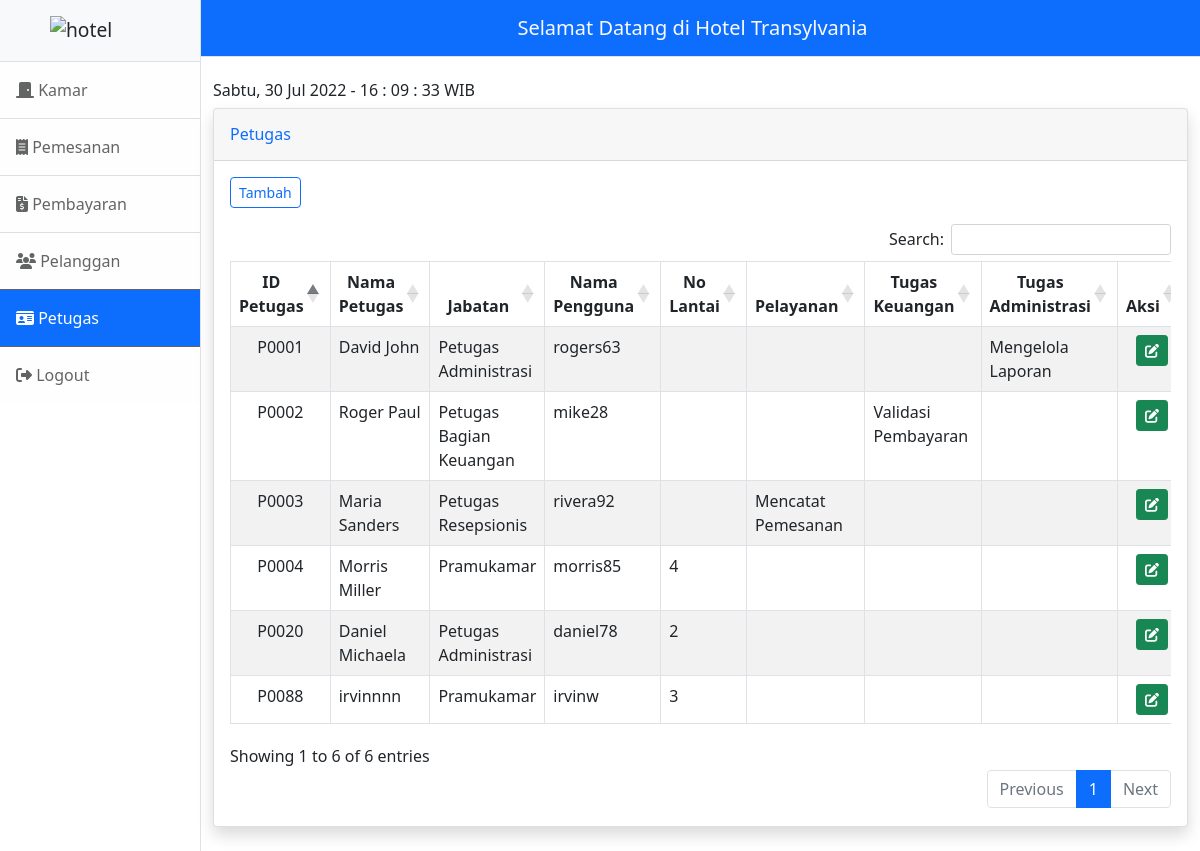
Screenshot of /petugas/petugas-view.php (signed in) with the database file from the repository.
### tables this page shows
CREATE TABLE `tpetugas` (
  `id_petugas` varchar(5) NOT NULL,
  `nama_petugas` varchar(15) NOT NULL,
  `jabatan` enum('Petugas Resepsionis','Petugas Administrasi','Petugas Bagian Keuangan','Pramukamar') NOT NULL,
  `nama_pengguna` varchar(10) NOT NULL,
  `kata_sandi` varchar(8) NOT NULL,
  `no_lantai` varchar(2) DEFAULT NULL,
  `pelayanan` varchar(20) DEFAULT NULL,
  `tugas_keuangan` varchar(20) DEFAULT NULL,
  `tugas_administrasi` varchar(20) DEFAULT NULL
);

### petugas/petugas-view.php (the view, shortened to what this page needs)
<!DOCTYPE html>
<html lang="en">
<head>
    <?php include_once('../head.php'); ?>
</head>
<body>
    <div class="d-flex" id="wrapper">
        <?php include_once("../sidebar-petugas.php"); ?>
        <div id="page-content-wrapper">
            <nav class="navbar navbar-expand-lg navbar-light bg-primary border-bottom">
                <div class="container-fluid justify-content-center">
                    <a class="navbar-brand text-light" href="#">Selamat Datang di Hotel Transylvania</a>
                </div>
            </nav>
            <div class="container-fluid">
                <h6 class="mt-4">
                    <span id="Day"></span>, <span id="Date"></span> - <span id="Time"></span> WIB
                </h6>
                <div class="card shadow mb-4">
                    <div class="card-header py-3">
                        <h6 class="m-0 font-weight-bold text-primary">Petugas</h6>
                    </div>
                    <div class="card-body">
                        <?php
                        $db = dbConnect();
                        if ($db->connect_errno == 0) {
                            $sql = "SELECT * FROM tpetugas";
                            $res = $db->query($sql);
                            if ($res) {
                                if ($_SESSION["jabatan"] == "Petugas Administrasi") {
                        ?>
                                    <a href="petugas-tambah.php"><button type="button" class="btn btn-outline-primary rounded btn-sm mb-3">Tambah</button></a>
                                <?php
                                }
                                ?>
                                <div class="table-responsive">
                                    <table class="table table-bordered table-striped" id="example" width="100%" cellspacing="0">
                                        <thead>
                                            <tr>
                                                <th class="dt-center">ID Petugas</th>
                                                <th class="dt-center">Nama Petugas</th>
                                                <th class="dt-center">Jabatan</th>
                                                <th class="dt-center">Nama Pengguna</th>
                                                <th class="dt-center">No Lantai</th>
                                                <th class="dt-center">Pelayanan</th>
                                                <th class="dt-center">Tugas Keuangan</th>
                                                <th class="dt-center">Tugas Administrasi</th>
                                                <?php
                                                if ($_SESSION["jabatan"] == "Petugas Administrasi") {
                                                ?>
                                                    <th class="dt-center">Aksi</th>
                                                <?php } ?>
                                            </tr>
                                        </thead>
                                        <tbody>
                                            <?php
                                            $data = $res->fetch_all(MYSQLI_ASSOC);
                                            foreach ($data as $row) {
                                            ?>
                                                <tr>
                                                    <td class="text-center"><?= $row['id_petugas']; ?></td>
                                                    <td><?= $row['nama_petugas']; ?></td>
                                                    <td><?= $row['jabatan']; ?></td>
                                                    <td><?= $row['nama_pengguna']; ?></td>
                                                    <td><?= $row['no_lantai']; ?></td>
                                                    <td><?= $row['pelayanan']; ?></td>
                                                    <td><?= $row['tugas_keuangan']; ?></td>
                                                    <td><?= $row['tugas_administrasi']; ?></td>
                                                    <?php
                                                    if ($_SESSION["jabatan"] == "Petugas Administrasi") {
                                                    ?>
                                                        <td class="text-center">
                                                            <a href="petugas-edit.php?id_petugas=<?= $row['id_petugas'] ?>" class="btn btn-success btn-circle btn-sm">
                                                                <i class="fas fa-edit"></i>
                                                            </a>
                                                        </td>
                                                </tr>
                                        <?php
                                                    }
                                                }
                                        ?>
                                        </tbody>
                                    </table>
                            <?php
                            } else
                                echo "Gagal Eksekusi SQL" . (DEVELOPMENT ? " : " . $db->error : "") . "<br>";
                        } else
                            echo "Gagal koneksi" . (DEVELOPMENT ? " : " . $db->connect_error : "") . "<br>";
                            ?>
                                </div>
                    </div>
                </div>
            </div>
        </div>
    </div>
</body>
</html>

### rows the page displays
tpetugas: id_petugas "P0001", nama_petugas "David John", jabatan "Petugas Administrasi", nama_pengguna "rogers63", tugas_administrasi "Mengelola Laporan"
tpetugas: id_petugas "P0002", nama_petugas "Roger Paul", jabatan "Petugas Bagian Keuangan", nama_pengguna "mike28", tugas_keuangan "Validasi Pembayaran"
tpetugas: id_petugas "P0003", nama_petugas "Maria Sanders", jabatan "Petugas Resepsionis", nama_pengguna "rivera92", pelayanan "Mencatat Pemesanan"
tpetugas: id_petugas "P0004", nama_petugas "Morris Miller", jabatan "Pramukamar", nama_pengguna "morris85", no_lantai "4"
tpetugas: id_petugas "P0020", nama_petugas "Daniel Michaela", jabatan "Petugas Administrasi", nama_pengguna "daniel78", no_lantai "2"
tpetugas: id_petugas "P0088", nama_petugas "irvinnnn", jabatan "Pramukamar", nama_pengguna "irvinw", no_lantai "3"
